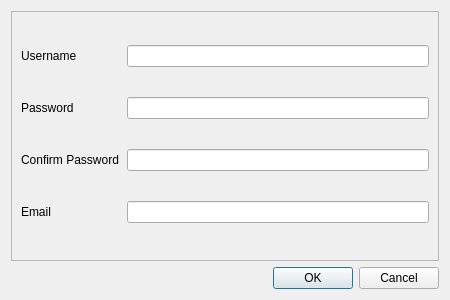
<?xml version="1.0" encoding="UTF-8"?>
<ui version="4.0">
 <class>SignUpDialog</class>
 <widget class="QDialog" name="SignUpDialog">
  <property name="geometry">
   <rect>
    <x>0</x>
    <y>0</y>
    <width>450</width>
    <height>300</height>
   </rect>
  </property>
  <property name="windowTitle">
   <string>Sign Up - Badminton Shop</string>
  </property>
  <layout class="QVBoxLayout" name="verticalLayout">
   <item>
    <widget class="QFrame" name="frame">
     <property name="frameShape">
      <enum>QFrame::StyledPanel</enum>
     </property>
     <layout class="QVBoxLayout" name="verticalLayout_2">
      <!-- Username -->
      <item>
       <layout class="QHBoxLayout" name="usernameLayout">
        <item>
         <widget class="QLabel" name="usernameLabel">
          <property name="minimumSize">
           <size>
            <width>100</width>
            <height>0</height>
           </size>
          </property>
          <property name="text">
           <string>Username</string>
          </property>
         </widget>
        </item>
        <item>
         <widget class="QLineEdit" name="usernameInput"/>
        </item>
       </layout>
      </item>
      <!-- Password -->
      <item>
       <layout class="QHBoxLayout" name="passwordLayout">
        <item>
         <widget class="QLabel" name="passwordLabel">
          <property name="minimumSize">
           <size>
            <width>100</width>
            <height>0</height>
           </size>
          </property>
          <property name="text">
           <string>Password</string>
          </property>
         </widget>
        </item>
        <item>
         <widget class="QLineEdit" name="passwordInput">
          <property name="echoMode">
           <enum>QLineEdit::Password</enum>
          </property>
         </widget>
        </item>
       </layout>
      </item>
      <!-- Confirm Password -->
      <item>
       <layout class="QHBoxLayout" name="confirmLayout">
        <item>
         <widget class="QLabel" name="confirmLabel">
          <property name="minimumSize">
           <size>
            <width>100</width>
            <height>0</height>
           </size>
          </property>
          <property name="text">
           <string>Confirm Password</string>
          </property>
         </widget>
        </item>
        <item>
         <widget class="QLineEdit" name="confirmInput">
          <property name="echoMode">
           <enum>QLineEdit::Password</enum>
          </property>
         </widget>
        </item>
       </layout>
      </item>
      <!-- Email -->
      <item>
       <layout class="QHBoxLayout" name="emailLayout">
        <item>
         <widget class="QLabel" name="emailLabel">
          <property name="minimumSize">
           <size>
            <width>100</width>
            <height>0</height>
           </size>
          </property>
          <property name="text">
           <string>Email</string>
          </property>
         </widget>
        </item>
        <item>
         <widget class="QLineEdit" name="emailInput"/>
        </item>
       </layout>
      </item>
     </layout>
    </widget>
   </item>
   <!-- Buttons -->
   <item>
    <widget class="QDialogButtonBox" name="buttonBox">
     <property name="standardButtons">
      <set>QDialogButtonBox::Cancel|QDialogButtonBox::Ok</set>
     </property>
    </widget>
   </item>
  </layout>
 </widget>
 <resources/>
 <connections>
  <connection>
   <sender>buttonBox</sender>
   <signal>accepted()</signal>
   <receiver>SignUpDialog</receiver>
   <slot>accept()</slot>
  </connection>
  <connection>
   <sender>buttonBox</sender>
   <signal>rejected()</signal>
   <receiver>SignUpDialog</receiver>
   <slot>reject()</slot>
  </connection>
 </connections>
</ui>
